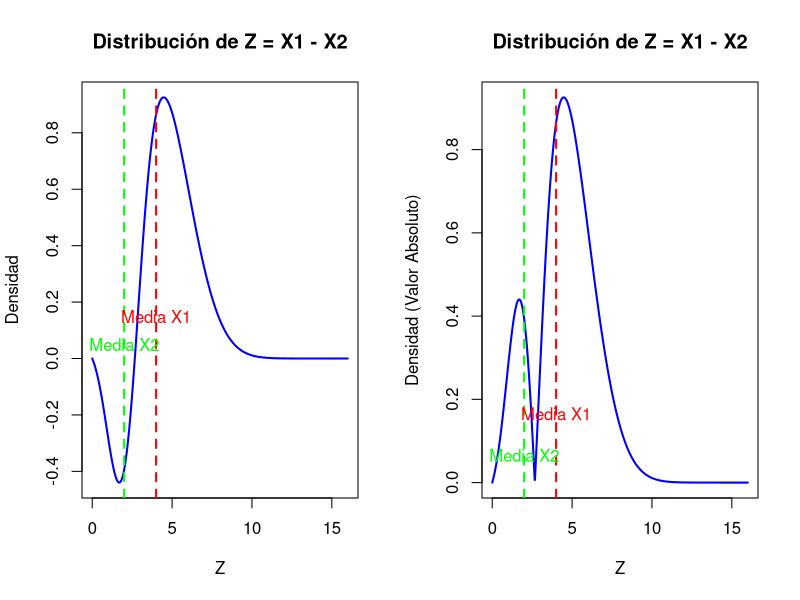
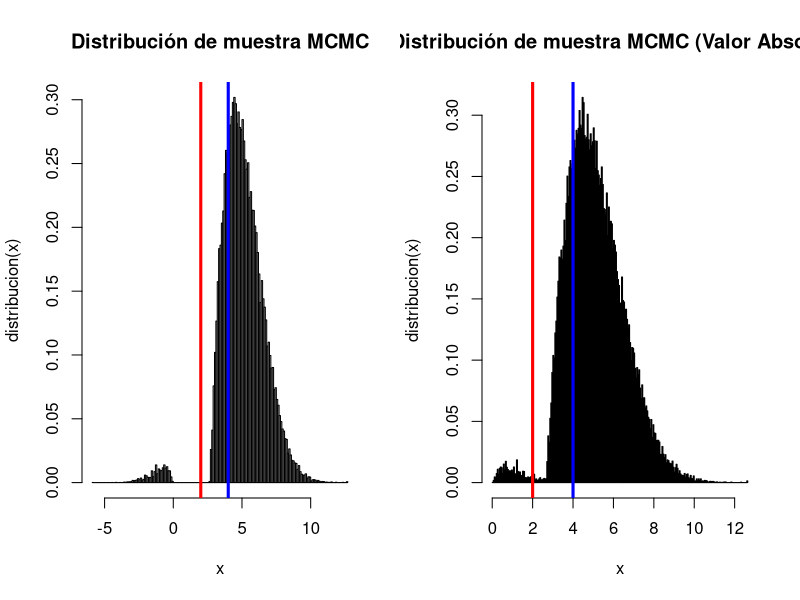
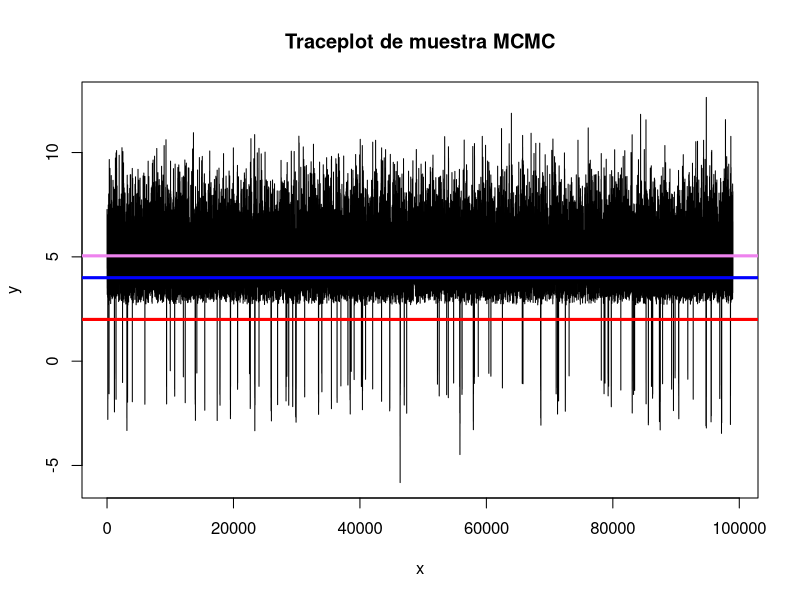
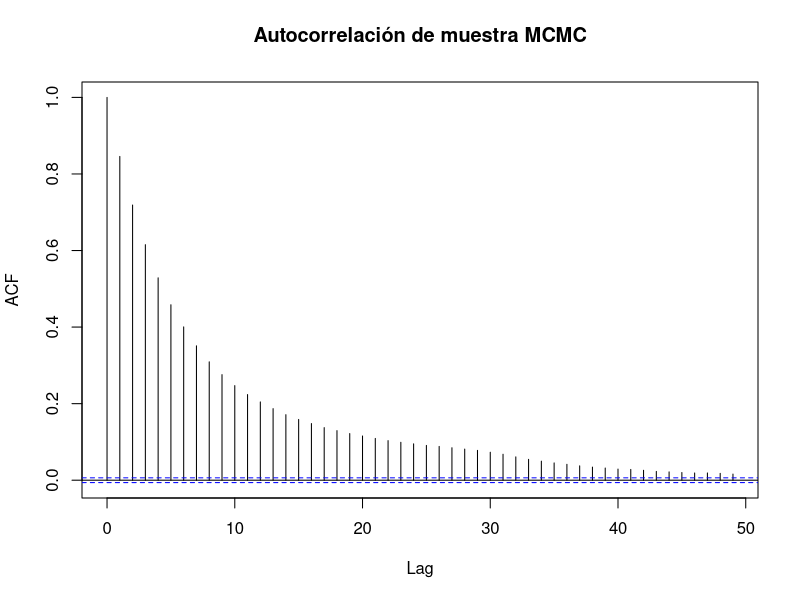
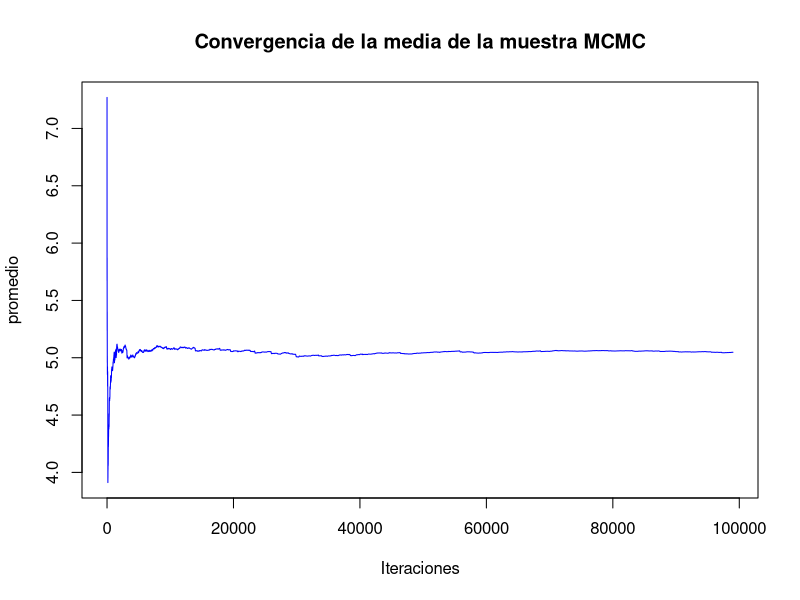

Write the R code that produced these figures, in order.
#Usando el Algoritmo de Metropolis-Hastings construya una muestra de 𝑍=𝑋1−𝑋2 
#donde 𝑋1~𝑁(𝜇,𝜎2) y 𝑋2~𝑁(𝜇/2,𝜎2/4), considere para este ejercicio 
#𝜇=𝜎2=4.

fnormal <- function(x,mu1,mu2,sigma1, sigma2) { 
  fx= exp(-((x-mu1)^2/(2*(sigma1)))) - exp(-((x-mu2)^2/(2*(sigma2)))) 
  return(fx) 
}

mu1 <- 4
mu2 <- 2
sigma1 <- 4
sigma2 <- 1

fZ <- function(x){return(fnormal(x,mu1,mu2,sigma1,sigma2))} 

# Valores para el rango de la gráfica
x_values <- seq(0, 16, length.out = 1000)

par(mfrow = c(1, 2))

# Gráfico de la distribución de Z y las medias de X1 y X2
plot(x_values, fZ(x_values), type = "l", col = "blue", lwd = 2, 
     xlab = "Z", ylab = "Densidad", main = "Distribución de Z = X1 - X2")

# Líneas verticales para las medias de X1 y X2
abline(v = c(mu1, mu2), col = c("red", "green"), lty = c(2, 2), lwd = 2)

# Etiquetas para las medias
text(mu1, 0.20, "Media X1", pos = 1, col = "red")
text(mu2, 0.10, "Media X2", pos = 1, col = "green")

# Gráfico de la distribución en valor absoluto de Z y las medias de X1 y X2
plot(x_values, abs(fZ(x_values)), type = "l", col = "blue", lwd = 2, xlab = "Z", 
     ylab = "Densidad (Valor Absoluto)", main = "Distribución de Z = X1 - X2")

abline(v = c(mu1, mu2), col = c("red", "green"), lty = c(2, 2), lwd = 2)

text(mu1, 0.20, "Media X1", pos = 1, col = "red")
text(mu2, 0.10, "Media X2", pos = 1, col = "green")

#-------------------------------------------------------------------------------
fpK <- function(x,y){ 
  pK <- dcauchy(y,location = x) #x es elcentro del pico de la distribución. 
  return(pK) 
} 

N <- 10^5 #Número de Iteraciones 
L <- 1000 #periodo quemado (burnin) 
MCMC <- matrix(data=0,nrow=N,ncol=12) 
colnames(MCMC) <- c("x","y","PIx","PIy","Kxy","Kyx","Rxy","Ryx","Mxy","Myx","Fxy",
                  "Salto") 
#1.Iniciar con un valor arbitrario de x del dominio de distribución 
x <- runif(1,-50,50)
for(i in 1:N){ 
  #2.Generamos la propuesta con una distribucion arbitraria 
  y <- rcauchy(1,location=x) #Valor aleatorio según X 
  
  #3.Tasa de Aceptación 
  PIx <- fZ(x) 
  PIy <- fZ(y) 
  Kxy <- fpK(x,y) 
  Kyx <- fpK(y,x) 
  Rxy <- (PIy*Kyx) / (PIx*Kxy) 
  Ryx <- (PIx*Kxy) / (PIy*Kyx) 
  
  #Matriz estocástica de los estados de la distribución estacionaria 
  if(x!=y){ 
    Mxy <- Kxy*min(1,Rxy) 
    Myx <- Kyx*min(1,Ryx) 
  } else {
    Mxy <- -1 
    Myx <- -1 
  } 
  
  #4.Criterio de Aceptacion o Rechazo 
  #Probabilidad de aceptación, runif(1) 
  Fxy <- runif(1) 
  MCMC[i,] <- c(x,y,PIx,PIy,Kxy,Kyx,Rxy,Ryx,Mxy,Myx,Fxy,0) 
  
  if(Fxy < Rxy) { 
    x <- y 
    lsalto <- 1 
  } else {
    lsalto <- 0 
  }
  
  MCMC[i,12]  <- lsalto
  
} 

mcmc <- MCMC[(L+1):N,"x"]

#b.Gráfique la distribución (histograma) de la muestra MCMC del algoritmo junto 
#con las medias de 𝑋1,𝑋2.

hist(mcmc, freq=FALSE, main="Distribución de muestra MCMC", xlab="x", 
     ylab="distribucion(x)", breaks=200) 
abline(v=mu1,col='blue',lwd=3) 
abline(v=mu2,col='red',lwd=3)

hist(abs(mcmc), freq = FALSE, 
     main = "Distribución de muestra MCMC (Valor Absoluto)", 
     xlab = "x", ylab = "distribucion(x)", breaks = 200)
abline(v=mu1,col='blue',lwd=3) 
abline(v=mu2,col='red',lwd=3)

#c.Estime la media de la distribución resultante de 𝑍.
media <- mean(mcmc)
media

#d. Gráfique el Traceplot de muestra MCMC del algoritmo junto con las medias 
#de 𝑋1,𝑋2,𝑍.
options(scipen = 999)
par(mfrow = c(1, 1))

plot(mcmc,type="l",xlab="x",ylab ="y",main="Traceplot de muestra MCMC")
abline(h=mu1,col='blue',lwd=3) 
abline(h=mu2,col='red',lwd=3) 
abline(h=media,col='violet',lwd=3)

#e. El gráfico de Autocorrelación de la muestra MCMC del algoritmo.
acf(mcmc,main="Autocorrelación de muestra MCMC")

#f. El gráfico de la convergencia de la media de la muestra MCMC del algoritmo.
m <- N-L 
acumulado <- cumsum(mcmc)/(1:m) 
plot(1:m,acumulado,col="blue",type="l",ylab="promedio",xlab="Iteraciones", 
     main="Convergencia de la media de la muestra MCMC")

#g. La tasa de aceptación del algoritmo.
cat("Tasa de aceptación:", mean(MCMC[,"Salto"]),"\n")
